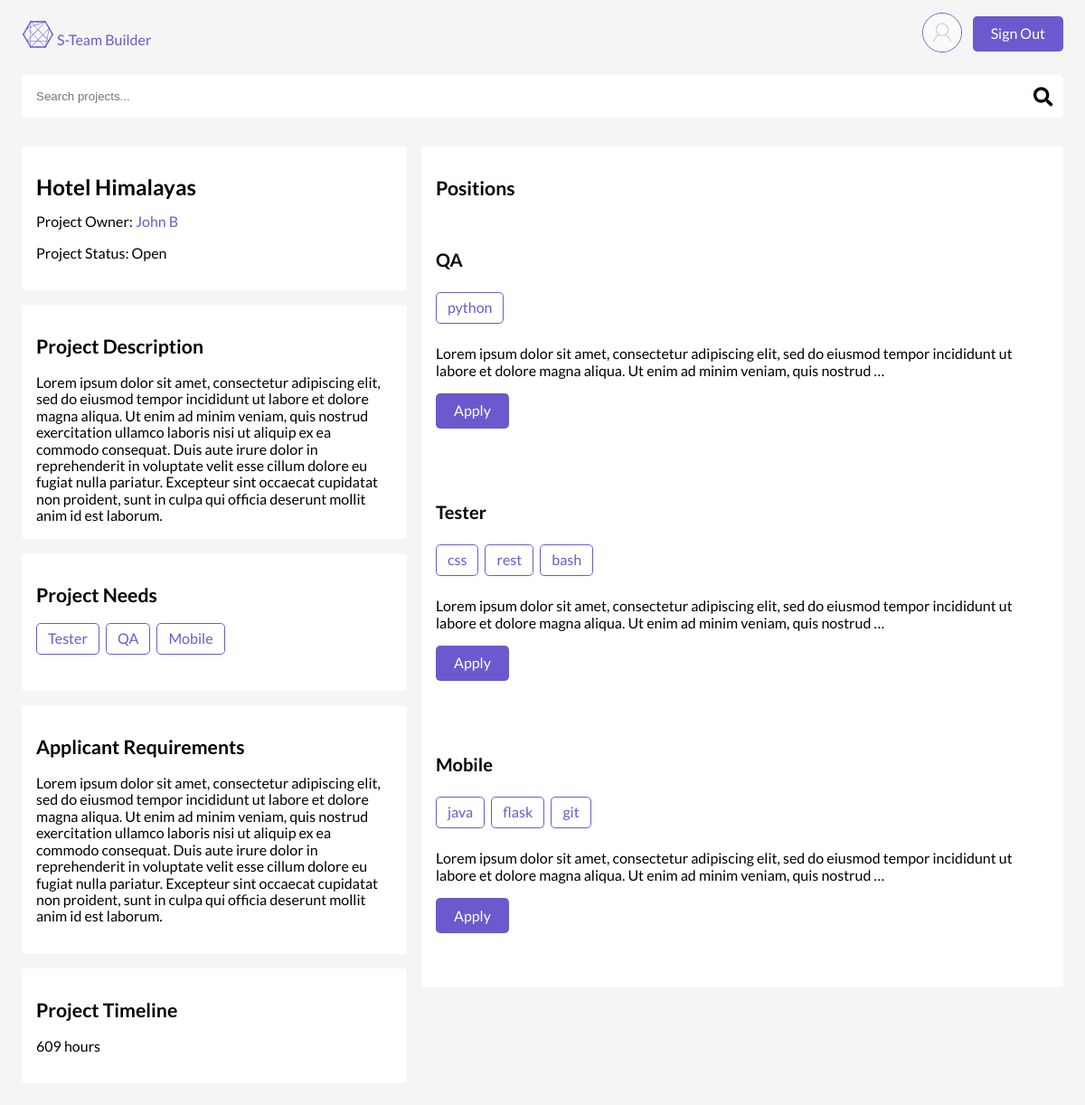
/projects/detail/hotel-himalayas/ (signed in), run on the app's committed database.
### accounts/models.py (models this page shows, shortened)
class User(AbstractBaseUser):
    email = models.EmailField(
        verbose_name='email address',
        max_length=255,
        unique=True,
    )
    first_name = models.CharField(max_length=255)
    last_name = models.CharField(max_length=255)
    about = models.TextField(max_length=2500)
    avatar = models.ImageField(
        default="default_avatars/blank.png",
        upload_to="avatars"
    )
    skills = models.ManyToManyField(
        "Skill", related_name="users")  # on delete issues?
    is_active = models.BooleanField(default=False)
    is_admin = models.BooleanField(default=False)
    objects = UserManager()
    USERNAME_FIELD = 'email'
    REQUIRED_FIELDS = ['first_name', ]
    def __str__(self):
        if not self.first_name:
            return self.email
        return self.first_name + " " + self.last_name

class Skill(models.Model):
    name = models.CharField(max_length=255, unique=True)
    def __str__(self):
        return self.name

### projects/models.py (models this page shows, shortened)
class Project(models.Model):
    STATUS = [
        ('A', 'Open'),
        ('B', 'Closed'),
        ('C', 'Complete'),
    ]
    owner = models.ForeignKey(
        settings.AUTH_USER_MODEL,
        on_delete=models.PROTECT,
        related_name="projects"
    )
    title = models.CharField(max_length=255, unique=True)
    description = models.TextField(max_length=2000)
    time_estimate = models.IntegerField()
    applicant_requirements = models.TextField(max_length=2000)
    status = models.CharField(max_length=1, choices=STATUS)
    created = models.DateTimeField(auto_now_add=True)
    slug = models.SlugField(blank=True)
    class Meta:
        ordering = ['-created']

class Position(models.Model):
    STATUS = (
        ('E', 'Empty'),
        ('F', 'Filled')
    )
    project = models.ForeignKey(Project, on_delete=models.CASCADE)
    title = models.CharField(max_length=255)
    description = models.TextField(max_length=2000)
    skills = models.ManyToManyField('accounts.Skill', related_name="positions")
    status = models.CharField(max_length=1, choices=STATUS)
    time_estimate = models.IntegerField()
    slug = models.SlugField(editable=False, blank=True)
    created = models.DateTimeField(auto_now_add=True)
    class Meta:
        ordering = ['-created']
    def __str__(self):
        return self.title

### projects/views.py (the view)
# urls.py: path('detail/<slug>/', views.ProjectView.as_view(), name='project'),
class ProjectView(CustomLoginRequired, PrefetchRelatedMixin, DetailView):
    model = Project
    template_name = 'projects/project.html'
    prefetch_related = ['position_set', 'position_set__skills']
    def get_context_data(self, **kwargs):
        context = super().get_context_data(**kwargs)
        context['searchform'] = SearchBarForm()
        completed = Application.objects.filter(
            position__project=self.get_object(),
            status='A'
        )
        context['completed'] = completed
        return context

### projects/forms.py
class SearchBarForm(forms.Form):
    q = forms.CharField(
        max_length=255,
        widget=forms.TextInput(
            attrs={
                'placeholder': 'Search projects...',
                'style': 'margin-bottom:0',
                'class': 'search-bar'
            },
        ))

### projects/templatetags/project_extras.py (called while the page is built)
@register.simple_tag(takes_context=True)
def select_distinct_positions_from_project_position_set(context):
    positions = context['project'].position_set.all()
    return set([position for position in positions])

@register.simple_tag(takes_context=True)
def already_applied(context, position):
    for application in position.applications.all():
        if application.user == context['user']:
            return application.status
    return False

### projects/views.py (called while the page is built, shortened)
    def dispatch(self, request, *args, **kwargs):
        if not request.user.is_authenticated:
            return self.handle_no_permission()
        apps = Application.objects.filter(
            user=request.user,
            unread=True,
        )
        return super().dispatch(request, *args, **kwargs)

### projects/templates/projects/project.html (shortened to what this page needs)
{% extends 'layout.html' %}
{% load project_extras %}
{% block body %}
          <div class="bounds">
            <div class="desktop-wrapper">
              <div class="desktop-wrapper-left">
              <div class="card">
                  <h2 class="">{{ project.title }}</h2>
                  <p class="">Project Owner: <a>{{ project.owner }}</a></p>
                  <p>Project Status:
                    {% if project.status == 'A' %}
                    <span class="status-{{ project.status }}">Open</span>
                    {% elif project.status == 'B' %}
                    <span class="status-{{ project.status }}">Closed</span>
                    {% elif project.status == 'C' %}
                    <span class="status-{{ project.status }}">Complete</span>
                    {% endif %}
                  </p>
                </div>
                <div class="card">
                    <h3>Project Description</h3>
                    {{ project.description }}
                  </div>
                <div class="card">
                    <h3>Project Needs</h3>
                    <ul class="ul-list">
                      {% select_distinct_positions_from_project_position_set as titles %}
                      {% for title in titles %}
                      <li class="bubble-outline"><a href="#{{ title }}">{{ title }}</a></li>
                      {% endfor %}
                    </ul>
                </div>
                <div class="card">
                    <h3>Applicant Requirements</h3>
                    <p>{{ project.applicant_requirements}}</p>
                  </div>
                <div class="card">
                    <h3>Project Timeline</h3>
                    <p>{{ project.time_estimate }} hours</p>
                  </div>
                </div>
        <div class="desktop-wrapper-right">
        <div class="card">
          <div class="positions-header">
              <h3>Positions</h3>
          </div>
          <div class="desktop-flex-wrapper">
          {% if project.position_set %}
            {% for position in project.position_set.all %}
              <div class="mini-card">
              <h4 id="{{ position.title }}">{{ position.title }}</h4>
              <ul class="ul-list">
                {% for skill in position.skills.all|slice:":12" %}
                <li class="bubble-outline">
                  <a href="{% url 'projects:dashboard' category='skill' q=skill %}">{{ skill }}</a>
                </li>
                {% endfor %}
              </ul>
              <div class="position-description">{{ position.description|truncatewords:26 }}</div>
              {% if position.status == 'F' %}
              <a class="bubble-dark" style="cursor:not-allowed">Position Filled</a>
              {% else %}
              {% already_applied position as var %}
              {% if var == 'U' %}
              <a class="bubble-dark" style="cursor:not-allowed">You've applied.</a>
              {% elif var == 'R' %}
              <a class="bubble-dark" style="cursor:not-allowed">You can't apply again</a>
              {% else %}
              <a class="bubble-dark apply-button" pk="{{ position.id }}" id="apply-button-{{ position_pk }}"
                data-url="{% url 'projects:newapp' %}">Apply</a>
              {% endif %}
              {% endif %}
            </div>
            {% endfor %}
            {% else %}
            <div class="mini-card">
              <p>there are currently no positions</p>
            </div>
            {% endif %}
        </div>
      </div>
    </div>
  </div>
</div>
{% endblock %}

### templates/layout.html (shortened to what this page needs)
<!DOCTYPE html>
{% load static %}
<html lang="en">
<head>
  <link rel="stylesheet" href="{% static 'sass/css/style.css' %}">
</head>
<body>
  <header class="header">
    <div class="bounds">
      <div class="flex-h-container">
          <a class="logo" href="{% url 'projects:dashboard' category='all' q='all' %}"><i class="fab fa-connectdevelop fa-2x"></i> S-Team Builder</a>
          <div class="flex-h-container">
            {% if user.is_authenticated %}
                <a href="{% url 'accounts:profile' pk=user.id %}">
                <img src="{{ user.avatar.url }}" alt="avatar" class="avatar-small" href="{% url 'accounts:profile' pk=user.id %}">
                </a>
            {% endif %}
              <div>
                {% if user.is_authenticated %}
                    <a class="bubble-dark" href="{% url 'logout' %}">Sign Out</a>
                {% else %}
                    <a class="bubble-dark" href="{% url 'accounts:register' %}">Sign Up</a>
                    <a class="bubble-dark" href="{% url 'login' %}">Sign In</a>
                {% endif %}
              </div>
          </div>
    </div>
    </div>
  </header>
  {% if searchform %}
  <div class="bounds">
      <div class="search-bar">
          <form method="GET" action={% url 'projects:searchbar' %} id="search-bar">
              {{ searchform.q }}
              <button type="submit">
              <i class="fas fa-search fa-lg"></i>
              </button>
          </form>
        </div>
    </div>
  {% endif %}
{% block body %}
{% endblock %}
</body>
</html>

### assets/sass/css/style.css (style rules this page uses)
* { box-sizing: border-box; }
.ul-list { list-style: none; padding: 0; }
.ul-list li { display: inline-block; }
.bounds { padding: 0.5rem 1.5rem; height: 100%; max-width: 1280px; margin: 0 auto; }
.flex-h-container { display: flex; height: 100%; justify-content: space-between; align-items: center; }
.flex-h-container .bubble-dark:last-of-type { margin-right: 0; }
@media (min-width: 1024px) { .desktop-wrapper { display: flex; } }
@media (min-width: 1024px) { .desktop-wrapper .desktop-wrapper-left { flex: 1.5; display: flex; flex-direction: column; margin-right: 0.5rem; } }
@media (min-width: 1024px) { .desktop-wrapper .desktop-wrapper-right { flex: 2.5; display: flex; flex-direction: column; margin-left: 0.5rem; } }
button { margin: 0em; font: "Lato"; padding: 0; border-width: 0; border-style: none; border-color: none; border-image: none; line-height: unset; font-size: unset; }
input[type=text] { background-color: white; border: none; padding: 1rem; border-radius: 0.3rem; }
a { margin: 0; padding: 0; text-decoration: none; color: slateblue; }
a.bubble-dark { color: white; }
header { width: 100%; height: 75px; }
body { background-color: whitesmoke; font-family: "Lato", sans-serif; margin: 0; padding: 0; line-height: 18.4px; }
h2 { display: block; font-size: 1.5em; margin-block-start: 0.83em; margin-block-end: 0.83em; margin-inline-start: 0px; margin-inline-end: 0px; font-weight: bold; }
h3 { font-size: 1.33rem; }
h4 { font-size: 1.25rem; }
.card { background-color: white; width: 100%; border-radius: 0.25rem; border: none; padding: 1rem; margin-top: 1rem; }
.card:last-child { margin-bottom: 1rem; }
.mini-card { padding: 0.75rem 0; margin: 1rem 0; }
.mini-card .bubble-outline:first-of-type { margin-left: 0; }
.mini-card .bubble-dark { margin: 1rem 0; }
.bubble-dark { display: inline-block; padding: 0.65rem 1.25rem; background-color: slateblue; border-radius: 0.3rem; margin: 0.25rem; color: white; cursor: pointer; }
.bubble-outline { padding: 0.4rem 0.75rem; background-color: none; border-radius: 0.3rem; border: solid 1px slateblue; margin: 0 0.25rem 0.5rem 0; line-height: 1.3rem; cursor: pointer; }
.search-bar { width: 100%; position: relative; }
.search-bar button { position: absolute; right: 0.75rem; top: 50%; transform: translateY(-50%); background: none; border: none; }
.avatar-small { height: 2.75rem; border-radius: 50%; margin: 0 0.5rem; border: solid 1px slateblue; }

### data on the page
User: avatar (placeholder picture)
Project: title "Hotel Himalayas", owner "John B", description "Lorem ipsum dolor sit amet, consectetur adipiscing elit, sed do eiusmod tempor incididunt ut labore et dolore magna aliqua. Ut enim ad minim veniam, quis nostrud exercitation ullamco laboris nisi ut aliquip ex ea commodo consequat. Duis aute irure dolor in reprehenderit in voluptate velit esse cillum dolore eu fugiat nulla pariatur. Excepteur sint occaecat cupidatat non proident, sunt in culpa qui officia deserunt mollit anim id est laborum.", applicant_requirements "Lorem ipsum dolor sit amet, consectetur adipiscing elit, sed do eiusmod tempor incididunt ut labore et dolore magna aliqua. Ut enim ad minim veniam, quis nostrud exercitation ullamco laboris nisi ut aliquip ex ea commodo consequat. Duis aute irure dolor in reprehenderit in voluptate velit esse cillum dolore eu fugiat nulla pariatur. Excepteur sint occaecat cupidatat non proident, sunt in culpa qui officia deserunt mollit anim id est laborum.", time_estimate "609"
Position: title "Tester", description "Lorem ipsum dolor sit amet, consectetur adipiscing elit, sed do eiusmod tempor incididunt ut labore et dolore magna aliqua. Ut enim ad minim veniam, quis nostrud …"
Position: title "QA", description "Lorem ipsum dolor sit amet, consectetur adipiscing elit, sed do eiusmod tempor incididunt ut labore et dolore magna aliqua. Ut enim ad minim veniam, quis nostrud …"
Position: title "Mobile", description "Lorem ipsum dolor sit amet, consectetur adipiscing elit, sed do eiusmod tempor incididunt ut labore et dolore magna aliqua. Ut enim ad minim veniam, quis nostrud …"
Skill: name "python"
Skill: name "css"
Skill: name "rest"
Skill: name "bash"
Skill: name "java"
Skill: name "flask"
Skill: name "git"
